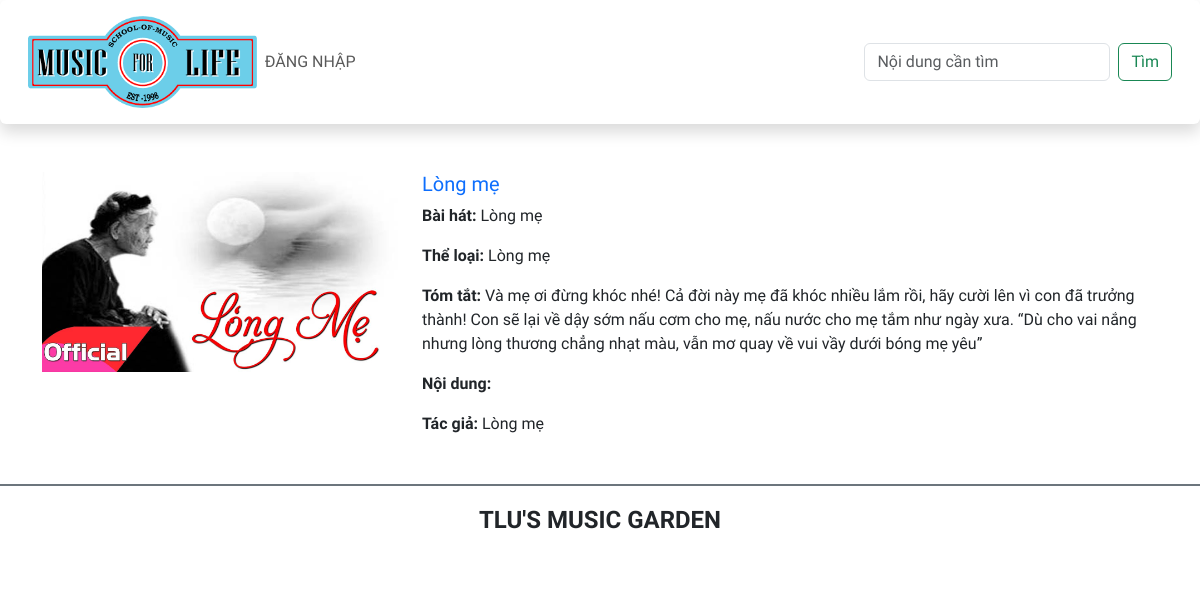
Screenshot of /detail.php?id=1 with the database file from the repository.
### tables this page shows
CREATE TABLE `baiviet` (
  `ma_bviet` int(11) NOT NULL,
  `tieude` varchar(200) NOT NULL,
  `ten_bhat` varchar(100) NOT NULL,
  `ma_tloai` int(11) NOT NULL,
  `tomtat` text NOT NULL,
  `noidung` text DEFAULT NULL,
  `ma_tgia` int(11) NOT NULL,
  `ngayviet` date NOT NULL,
  `hinhanh` varchar(200) DEFAULT NULL
);

### detail.php (the view, shortened to what this page needs)
<?php include 'header.php'; ?>
<main class="container mt-5">
    <?php
    $conn = mysqli_connect('localhost', 'root', '', 'btth01_cse485');
    $id=$_GET['id'];
    $sql = "SELECT * FROM baiviet WHERE ma_bviet=$id ";
    $result = mysqli_query($conn, $sql);
    $row = mysqli_fetch_assoc($result)
    ?>
            <div class="row mb-5">
                <div class="col-sm-4">
                    <img src="<?php echo $row['hinhanh'] ?>" class="img-fluid" alt="...">
                </div>
                <div class="col-sm-8">
                    <h5 class="card-title mb-2">
                        <a href="" class="text-decoration-none"><?php echo $row['tieude'] ?></a>
                    </h5>
                    <p class="card-text"><span class=" fw-bold">Bài hát: </span><?php echo $row['ten_bhat'] ?></p>
                    <p class="card-text"><span class=" fw-bold">Thể loại: </span><?php echo $row['tieude'] ?></p>
                    <p class="card-text"><span class=" fw-bold">Tóm tắt: </span><?php echo $row['tomtat'] ?></p>
                    <p class="card-text"><span class=" fw-bold">Nội dung: </span> <?php echo $row['noidung'] ?></p>
                    <p class="card-text"><span class=" fw-bold">Tác giả: </span><?php echo $row['tieude'] ?></p>
                </div>
            </div>
</main>
<?php include 'footer.php'; ?>

### css/style.css (style rules this page uses)
body { font-family: 'Numans', sans-serif !important; }

### rows the page displays
baiviet: hinhanh (picture), tieude "Lòng mẹ", ten_bhat "Lòng mẹ", tomtat "Và mẹ ơi đừng khóc nhé! Cả đời này mẹ đã khóc nhiều lắm rồi, hãy cười lên vì con đã trưởng thành! Con sẽ lại về dậy sớm nấu cơm cho mẹ, nấu nước cho mẹ tắm như ngày xưa. “Dù cho vai nắng nhưng lòng thương chẳng nhạt màu, vẫn mơ quay về vui vầy dưới bóng mẹ yêu”"
